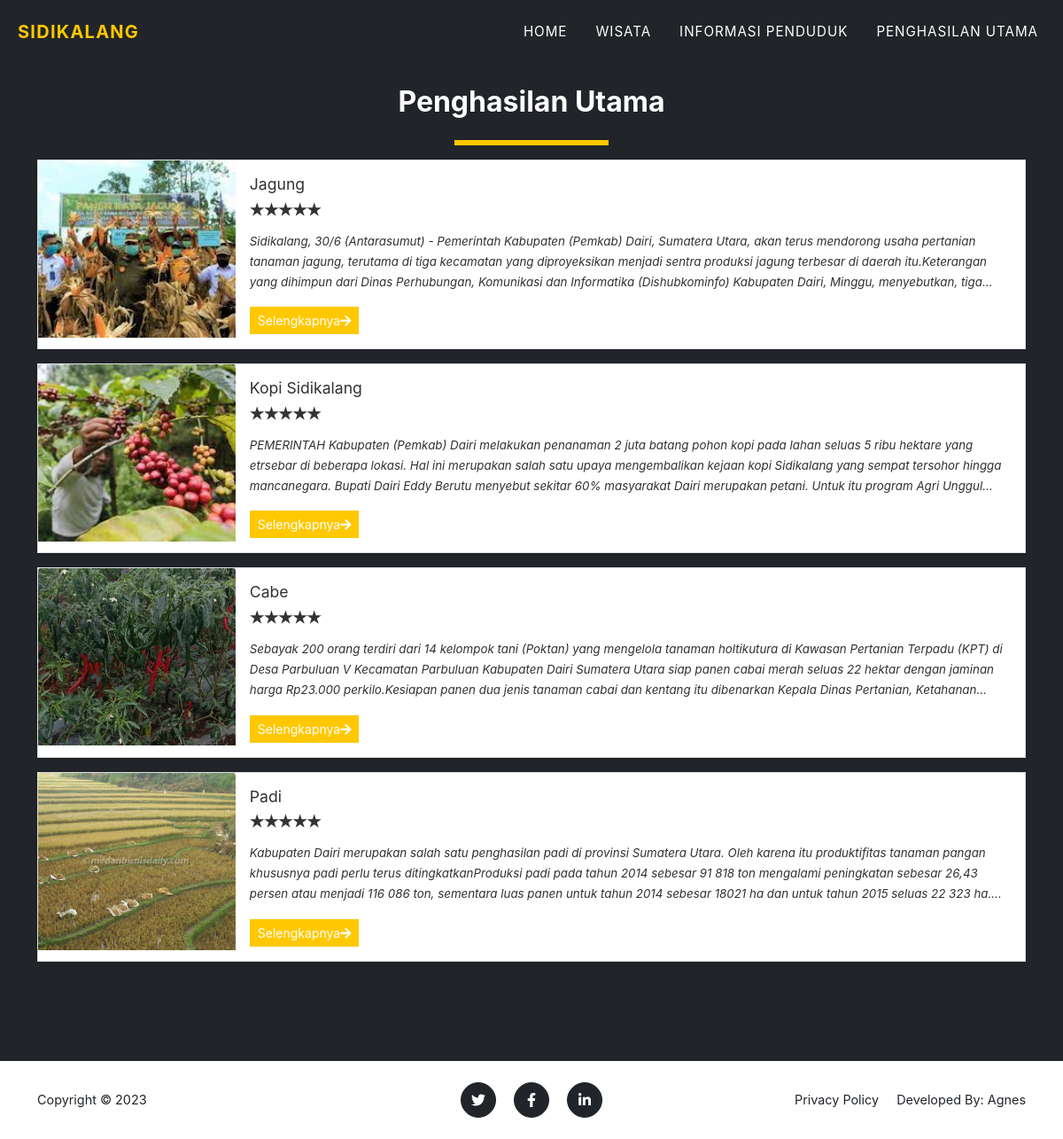
The page /?page=review on the database its author committed.
### tables this page shows
CREATE TABLE `penghasilan` (
  `id` int(11) NOT NULL,
  `title` text DEFAULT NULL,
  `tour_location` text DEFAULT NULL,
  `description` text DEFAULT NULL,
  `upload_path` text DEFAULT NULL,
  `status` varchar(89) NOT NULL,
  `date_created` datetime NOT NULL
);

### config.php (called while the page is built, shortened)
<?php
function validate_image($file){
	if(!empty($file)){
		if(is_file(base_app.$file)){
			return base_url.$file;
		}else{
			return base_url.'dist/img/no-image-available.png';
		}
	}else{
		return base_url.'dist/img/no-image-available.png';
	}
}
?>

### review.php (the view, shortened to what this page needs)
<section class="page-section bg-dark" id="home">
	<div class="container">
		<h2 class="text-center">Penghasilan Utama</h2>
	<div class="d-flex w-100 justify-content-center">
		<hr class="border-warning" style="border:3px solid" width="15%">
	</div>
	<div class="w-100">
		<?php
		$packages = $conn->query("SELECT * FROM `penghasilan` order by rand() ");
			while($row = $packages->fetch_assoc() ):
				$cover='';
				if(is_dir(base_app.'uploads/review_'.$row['id'])){
					$img = scandir(base_app.'uploads/review_'.$row['id']);
					$k = array_search('.',$img);
					if($k !== false)
						unset($img[$k]);
					$k = array_search('..',$img);
					if($k !== false)
						unset($img[$k]);
					$cover = isset($img[2]) ? 'uploads/review_'.$row['id'].'/'.$img[2] : "";
				}
				$row['description'] = strip_tags(stripslashes(html_entity_decode($row['description'])));
				$rate = 0;
		?>
			<div class="card d-flex w-100 rounded-0 mb-3 package-item">
				<img class="card-img-top" src="<?php echo validate_image($cover) ?>" alt="<?php echo $row['title'] ?>" height="200rem" style="object-fit:cover">
				<div class="card-body">
				<h5 class="card-title truncate-1"><?php echo $row['title'] ?></h5>
				<div class=" w-100 d-flex justify-content-start">
				<form action="">
					<div class="stars stars-small">
							<input disabled class="star star-5" id="star-5" type="radio" name="star" <?php echo $rate == 5 ? "checked" : '' ?>/> <label class="star star-5" for="star-5"></label>
							<input disabled class="star star-4" id="star-4" type="radio" name="star" <?php echo $rate == 4 ? "checked" : '' ?>/> <label class="star star-4" for="star-4"></label>
							<input disabled class="star star-3" id="star-3" type="radio" name="star" <?php echo $rate == 3 ? "checked" : '' ?>/> <label class="star star-3" for="star-3"></label>
							<input disabled class="star star-2" id="star-2" type="radio" name="star" <?php echo $rate == 2 ? "checked" : '' ?>/> <label class="star star-2" for="star-2"></label>
							<input disabled class="star star-1" id="star-1" type="radio" name="star" <?php echo $rate == 1 ? "checked" : '' ?>/> <label class="star star-1" for="star-1"></label>
					</div>
				</form>
				</div>
				<p class="card-text truncate"><?php echo $row['description'] ?></p>
				<div class="w-100 d-flex justify-content-between">
					<a href="./?page=view_review&id=<?php echo md5($row['id']) ?>" class="btn btn-sm btn-flat btn-warning">Selengkapnya<i class="fa fa-arrow-right"></i></a>
				</div>
				</div>
			</div>
		<?php endwhile; ?>
	</div>
	</div>
</section>

### rows shown on the page
penghasilan: shows a picture, title "Jagung", description "Sidikalang, 30/6 (Antarasumut) - Pemerintah Kabupaten (Pemkab) Dairi, Sumatera Utara, akan terus mendorong usaha pertanian tanaman jagung, terutama di tiga kecamatan yang diproyeksikan menjadi sentra produksi jagung terbesar di daerah itu.Keterangan yang dihimpun dari Dinas Perhubungan, Komunikasi dan Informatika (Dishubkominfo) Kabupaten Dairi, Minggu, menyebutkan,…"
penghasilan: shows a picture, title "Kopi Sidikalang", description "PEMERINTAH Kabupaten (Pemkab) Dairi melakukan penanaman 2 juta batang pohon kopi pada lahan seluas 5 ribu hektare yang etrsebar di beberapa lokasi. Hal ini merupakan salah satu upaya mengembalikan kejaan kopi Sidikalang yang sempat tersohor hingga mancanegara. Bupati Dairi Eddy Berutu menyebut sekitar 60% masyarakat Dairi merupakan petani. Untuk itu program Agri…"
penghasilan: shows a picture, title "Cabe", description "Sebayak 200 orang terdiri dari 14 kelompok tani (Poktan) yang mengelola tanaman holtikutura di Kawasan Pertanian Terpadu (KPT) di Desa Parbuluan V Kecamatan Parbuluan Kabupaten Dairi Sumatera Utara siap panen cabai merah seluas 22 hektar dengan jaminan harga Rp23.000 perkilo.Kesiapan panen dua jenis tanaman cabai dan kentang itu dibenarkan Kepala Dinas Pertanian,…"
penghasilan: shows a picture, title "Padi", description "Kabupaten Dairi merupakan salah satu penghasilan padi di provinsi Sumatera Utara. Oleh karena itu produktifitas tanaman pangan khususnya padi perlu terus ditingkatkanProduksi padi pada tahun 2014 sebesar 91 818 ton mengalami peningkatan sebesar 26,43 persen atau menjadi 116 086 ton, sementara luas panen untuk tahun 2014 sebesar 18021 ha dan untuk tahun 2015 seluas 22 323…"
